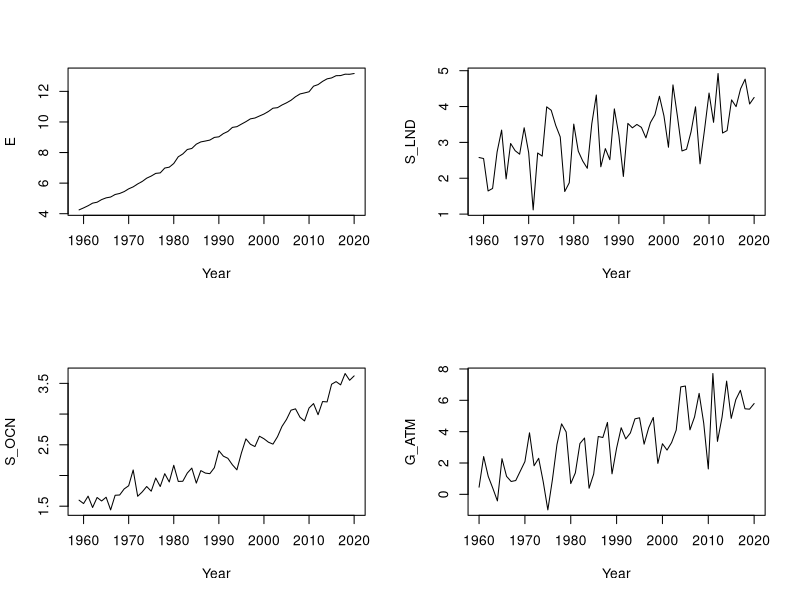

Generate this figure with R:
rm(list=ls())
cat("\014")

set.seed(139)

cT<-62
ax<-(1959:(1959+cT-1))
beta1<-0.01
beta2<-0.01
d<-0.1
alpha1<- -4.13
alpha2<- -5.11
sigmaC<-sqrt(1.42)
sigmaLND<-sqrt(0.42)
sigmaOCN<-sqrt(0.015)
sigmaE<-sqrt(0.01)

E<-matrix(0,cT,1)
S_LND<-matrix(0,cT,1)
S_OCN<-matrix(0,cT,1)
C<-matrix(0,cT,1)

E[1]<-4.249917
C[1]<-2.127*315.39
S_LND[1]<-alpha1+beta1*C[1]
S_OCN[1]<-alpha2+beta2*C[1]

eps1<-sigmaLND*rnorm(cT)
eps2<-sigmaOCN*rnorm(cT)
eps3<-sigmaE*rnorm(cT)
eps4<-sigmaC*rnorm(cT)

c<-1+beta1+beta2

for (t in 2:cT){
  E[t]<-E[t-1]+d+eps3[t]
  S_LND[t]<-alpha1*(1-beta1/c)-alpha2*beta1/c+d*beta1/c + beta1/c*(E[t-1]+C[t-1]) + (1-beta1/c)*eps1[t]+beta1/c*(eps3[t]+eps4[t]-eps2[t])
  S_OCN[t]<-alpha2*(1-beta2/c)-alpha2*beta2/c+d*beta2/c + beta2/c*(E[t-1]+C[t-1]) + (1-beta2/c)*eps2[t]+beta2/c*(eps3[t]+eps4[t]-eps1[t])
  C[t]<-(d-alpha1-alpha2)/c + 1/c*(E[t-1]+C[t-1]) + 1/c*(eps3[t]+eps4[t]-eps1[t]-eps2[t])
}

par(mfrow=c(2,2))
plot(ax,E,type='l',xlab='Year')
plot(ax,S_LND,type='l',xlab='Year')
plot(ax,S_OCN,type='l',xlab='Year')
plot(ax[2:cT],diff(C),type='l',xlab='Year',ylab='G_ATM')

